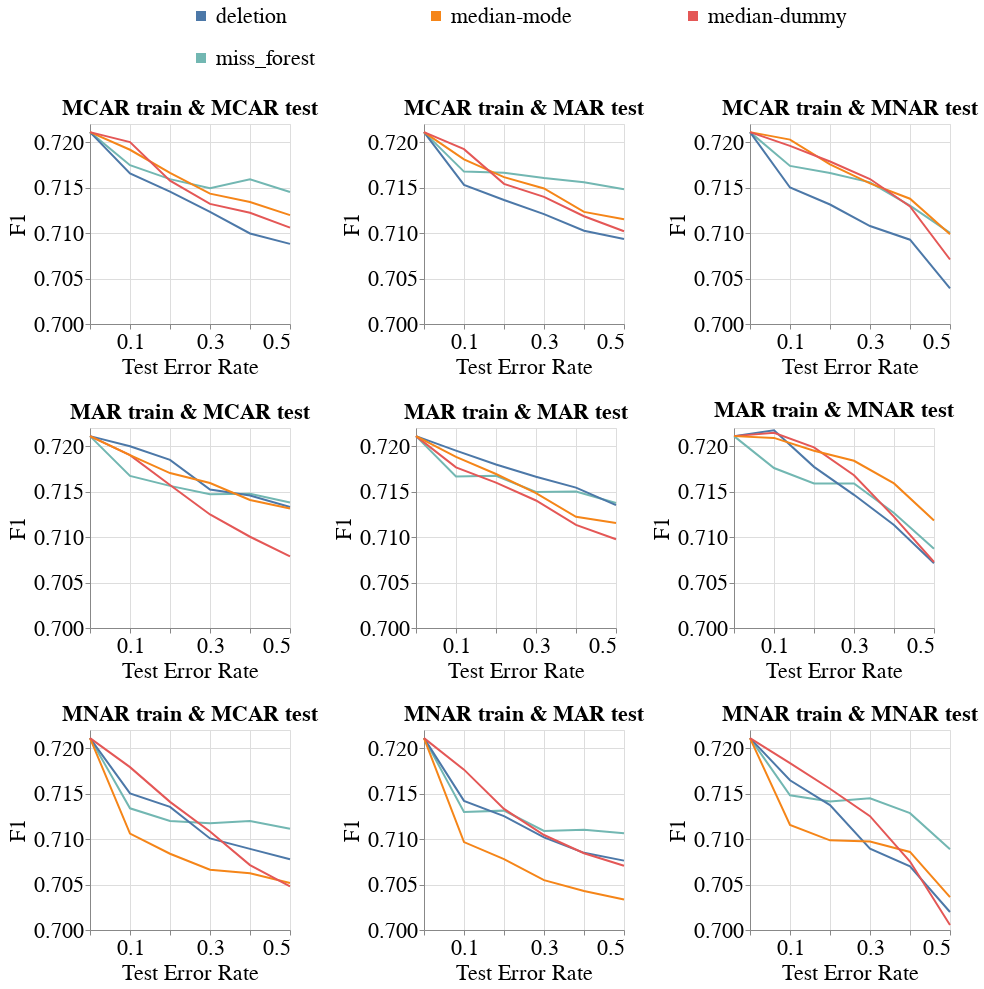

Source (notebook cell):
### Code cell
create_line_bands_for_diff_imputers(dataset_name=DATASET_NAME,
                                    model_name='mlp_clf',
                                    metric_name='f1',
                                    db_client=db_client,
                                    with_band=False)

### Figure 1 — Vega-Lite specification as saved in the notebook (floating-point values rounded to 4 significant figures; data arrays with more than 128 entries replaced by an {"elided": "..."} marker saying what was removed)
{"config": {"view": {"continuousWidth": 400, "continuousHeight": 300}, "axis": {"labelFontSize": 22, "labelFontWeight": "normal", "titleFontSize": 22, "titleFontWeight": "normal"}, "legend": {"columns": 3, "direction": "horizontal", "labelFontSize": 22, "labelLimit": 400, "orient": "top", "symbolOffset": 100, "symbolStrokeWidth": 10, "titleAnchor": "middle", "titleFontSize": 22, "titleLimit": 300}, "title": {"fontSize": 22}}, "vconcat": [{"hconcat": [{"mark": "line", "encoding": {"color": {"field": "Null_Imputer_Name", "sort": ["deletion", "median-mode", "median-dummy", "miss_forest", "k_means_clustering", "datawig", "automl", "boost_clean"], "title": null, "type": "nominal"}, "x": {"axis": {"labelExpr": "(datum.value == 0.1) || (datum.value == 0.3) || (datum.value == 0.5) ? datum.label : ''"}, "field": "Test_Error_Rate", "scale": {"nice": false}, "title": "Test Error Rate", "type": "quantitative"}, "y": {"aggregate": "mean", "field": "Metric_Value", "scale": {"zero": false}, "title": "F1", "type": "quantitative"}}, "height": 200, "title": {"text": "MCAR train & MCAR test", "fontSize": 22}, "width": 200}, {"data": {"name": "data-e07018e8c4a8243ec7518966ad360040"}, "mark": "line", "encoding": {"color": {"field": "Null_Imputer_Name", "sort": ["deletion", "median-mode", "median-dummy", "miss_forest", "k_means_clustering", "datawig", "automl", "boost_clean"], "title": null, "type": "nominal"}, "x": {"axis": {"labelExpr": "(datum.value == 0.1) || (datum.value == 0.3) || (datum.value == 0.5) ? datum.label : ''"}, "field": "Test_Error_Rate", "scale": {"nice": false}, "title": "Test Error Rate", "type": "quantitative"}, "y": {"aggregate": "mean", "field": "Metric_Value", "scale": {"zero": false}, "title": "F1", "type": "quantitative"}}, "height": 200, "title": {"text": "MCAR train & MAR test", "fontSize": 22}, "width": 200}, {"data": {"name": "data-fbe6deaf1861cc1d86323d33ab344d4b"}, "mark": "line", "encoding": {"color": {"field": "Null_Imputer_Name", "sort": ["deletion", "median-mode", "median-dummy", "miss_forest", "k_means_clustering", "datawig", "automl", "boost_clean"], "title": null, "type": "nominal"}, "x": {"axis": {"labelExpr": "(datum.value == 0.1) || (datum.value == 0.3) || (datum.value == 0.5) ? datum.label : ''"}, "field": "Test_Error_Rate", "scale": {"nice": false}, "title": "Test Error Rate", "type": "quantitative"}, "y": {"aggregate": "mean", "field": "Metric_Value", "scale": {"zero": false}, "title": "F1", "type": "quantitative"}}, "height": 200, "title": {"text": "MCAR train & MNAR test", "fontSize": 22}, "width": 200}], "resolve": {"scale": {"y": "shared"}}}, {"hconcat": [{"mark": "line", "encoding": {"color": {"field": "Null_Imputer_Name", "sort": ["deletion", "median-mode", "median-dummy", "miss_forest", "k_means_clustering", "datawig", "automl", "boost_clean"], "title": null, "type": "nominal"}, "x": {"axis": {"labelExpr": "(datum.value == 0.1) || (datum.value == 0.3) || (datum.value == 0.5) ? datum.label : ''"}, "field": "Test_Error_Rate", "scale": {"nice": false}, "title": "Test Error Rate", "type": "quantitative"}, "y": {"aggregate": "mean", "field": "Metric_Value", "scale": {"zero": false}, "title": "F1", "type": "quantitative"}}, "height": 200, "title": {"text": "MAR train & MCAR test", "fontSize": 22}, "width": 200}, {"data": {"name": "data-f2a5fe212154834a759f2845ebfac534"}, "mark": "line", "encoding": {"color": {"field": "Null_Imputer_Name", "sort": ["deletion", "median-mode", "median-dummy", "miss_forest", "k_means_clustering", "datawig", "automl", "boost_clean"], "title": null, "type": "nominal"}, "x": {"axis": {"labelExpr": "(datum.value == 0.1) || (datum.value == 0.3) || (datum.value == 0.5) ? datum.label : ''"}, "field": "Test_Error_Rate", "scale": {"nice": false}, "title": "Test Error Rate", "type": "quantitative"}, "y": {"aggregate": "mean", "field": "Metric_Value", "scale": {"zero": false}, "title": "F1", "type": "quantitative"}}, "height": 200, "title": {"text": "MAR train & MAR test", "fontSize": 22}, "width": 200}, {"data": {"name": "data-e733995aea1c2cc118d07ec0944e9c1b"}, "mark": "line", "encoding": {"color": {"field": "Null_Imputer_Name", "sort": ["deletion", "median-mode", "median-dummy", "miss_forest", "k_means_clustering", "datawig", "automl", "boost_clean"], "title": null, "type": "nominal"}, "x": {"axis": {"labelExpr": "(datum.value == 0.1) || (datum.value == 0.3) || (datum.value == 0.5) ? datum.label : ''"}, "field": "Test_Error_Rate", "scale": {"nice": false}, "title": "Test Error Rate", "type": "quantitative"}, "y": {"aggregate": "mean", "field": "Metric_Value", "scale": {"zero": false}, "title": "F1", "type": "quantitative"}}, "height": 200, "title": {"text": "MAR train & MNAR test", "fontSize": 22}, "width": 200}], "data": {"name": "data-094f137c47859a50533c94a0027086c9"}, "resolve": {"scale": {"y": "shared"}}}, {"hconcat": [{"mark": "line", "encoding": {"color": {"field": "Null_Imputer_Name", "sort": ["deletion", "median-mode", "median-dummy", "miss_forest", "k_means_clustering", "datawig", "automl", "boost_clean"], "title": null, "type": "nominal"}, "x": {"axis": {"labelExpr": "(datum.value == 0.1) || (datum.value == 0.3) || (datum.value == 0.5) ? datum.label : ''"}, "field": "Test_Error_Rate", "scale": {"nice": false}, "title": "Test Error Rate", "type": "quantitative"}, "y": {"aggregate": "mean", "field": "Metric_Value", "scale": {"zero": false}, "title": "F1", "type": "quantitative"}}, "height": 200, "title": {"text": "MNAR train & MCAR test", "fontSize": 22}, "width": 200}, {"data": {"name": "data-c36c83d7076fdd0274a583a9ae16284a"}, "mark": "line", "encoding": {"color": {"field": "Null_Imputer_Name", "sort": ["deletion", "median-mode", "median-dummy", "miss_forest", "k_means_clustering", "datawig", "automl", "boost_clean"], "title": null, "type": "nominal"}, "x": {"axis": {"labelExpr": "(datum.value == 0.1) || (datum.value == 0.3) || (datum.value == 0.5) ? datum.label : ''"}, "field": "Test_Error_Rate", "scale": {"nice": false}, "title": "Test Error Rate", "type": "quantitative"}, "y": {"aggregate": "mean", "field": "Metric_Value", "scale": {"zero": false}, "title": "F1", "type": "quantitative"}}, "height": 200, "title": {"text": "MNAR train & MAR test", "fontSize": 22}, "width": 200}, {"data": {"name": "data-74bfd9245d435273e688d10d9435841b"}, "mark": "line", "encoding": {"color": {"field": "Null_Imputer_Name", "sort": ["deletion", "median-mode", "median-dummy", "miss_forest", "k_means_clustering", "datawig", "automl", "boost_clean"], "title": null, "type": "nominal"}, "x": {"axis": {"labelExpr": "(datum.value == 0.1) || (datum.value == 0.3) || (datum.value == 0.5) ? datum.label : ''"}, "field": "Test_Error_Rate", "scale": {"nice": false}, "title": "Test Error Rate", "type": "quantitative"}, "y": {"aggregate": "mean", "field": "Metric_Value", "scale": {"zero": false}, "title": "F1", "type": "quantitative"}}, "height": 200, "title": {"text": "MNAR train & MNAR test", "fontSize": 22}, "width": 200}], "data": {"name": "data-fb4886e7f3370e102bd64c015c475fbf"}, "resolve": {"scale": {"y": "shared"}}}], "data": {"name": "data-26418a19892881f749b5cae0be619d39"}, "resolve": {"scale": {"y": "shared"}}, "$schema": "https://vega.github.io/schema/vega-lite/v4.17.0.json", "datasets": {"data-26418a19892881f749b5cae0be619d39": {"elided": "144 records"}, "data-e07018e8c4a8243ec7518966ad360040": {"elided": "144 records"}, "data-fbe6deaf1861cc1d86323d33ab344d4b": {"elided": "144 records"}, "data-094f137c47859a50533c94a0027086c9": {"elided": "144 records"}, "data-f2a5fe212154834a759f2845ebfac534": {"elided": "144 records"}, "data-e733995aea1c2cc118d07ec0944e9c1b": {"elided": "144 records"}, "data-fb4886e7f3370e102bd64c015c475fbf": {"elided": "144 records"}, "data-c36c83d7076fdd0274a583a9ae16284a": {"elided": "144 records"}, "data-74bfd9245d435273e688d10d9435841b": {"elided": "144 records"}}}
